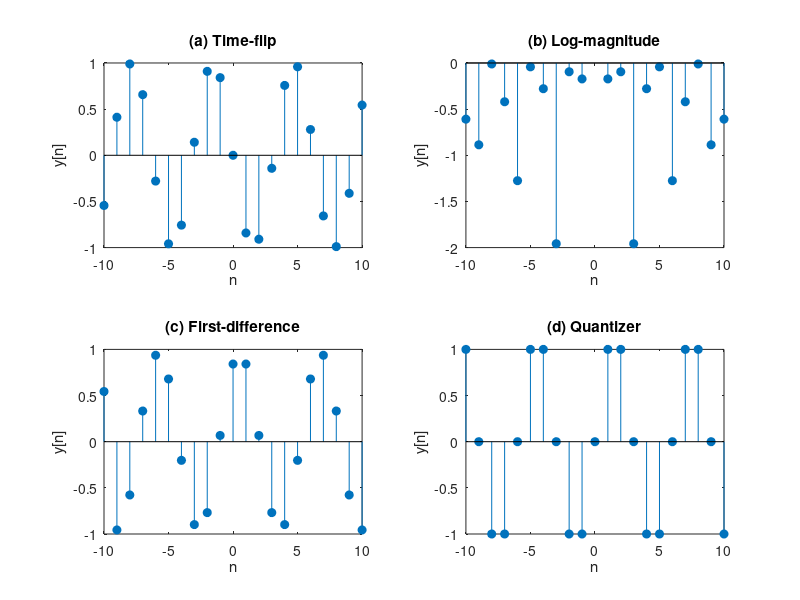

Reproduce this figure in MATLAB. (Note: this script raises an error after producing the figure.)
% Define a sample input sequence (you can change this as needed)
n = -10:10;  % Define the range of n
x = sin(n);  % Example input sequence, you can replace this with your own data

% Define the systems
% (a) y[n] = x[-n] (Time-flip)
y_a = x(end:-1:1);

% (b) y[n] = log(|x[n]|) (Log-magnitude)
y_b = log(abs(x));

% (c) y[n] = x[n] ? x[n ? 1] (First-difference)
y_c = diff([0, x]);

% (d) y[n] = round{x[n]} (Quantizer)
y_d = round(x);

% Create a 2x2 subplot for each system
subplot(2, 2, 1);
stem(n, y_a, 'filled');
title('(a) Time-flip');
xlabel('n');
ylabel('y[n]');

subplot(2, 2, 2);
stem(n, y_b, 'filled');
title('(b) Log-magnitude');
xlabel('n');
ylabel('y[n]');

subplot(2, 2, 3);
stem(n, y_c, 'filled');
title('(c) First-difference');
xlabel('n');
ylabel('y[n]');

subplot(2, 2, 4);
stem(n, y_d, 'filled');
title('(d) Quantizer');
xlabel('n');
ylabel('y[n]');

% Adjust the subplot layout
sgtitle('Plot of Different Systems');